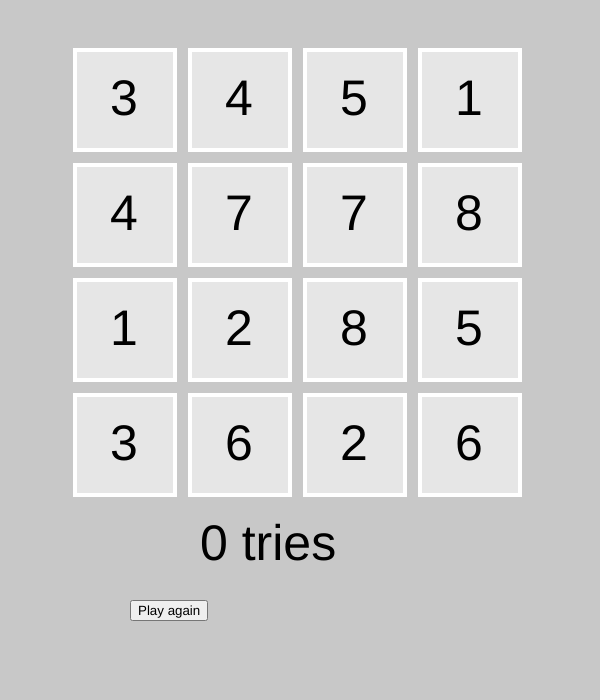
Frame 1 (no input)
Frame 60 (no input): identical to frame 1, image omitted
Frame 120 (the mouse pressed at the canvas centre since frame 60): identical to frame 1, image omitted

The p5.js sketch that drew this single still picture (run headless with seeded random() and noise() and a simulated clock; from frame 60 on, the mouse is pressed at the canvas centre):

// p5.js sketch
// ── sketch.js
var pics = [1, 1, 2, 2, 3, 3, 4, 4, 5, 5, 6, 6, 7, 7, 8, 8];
var picsort = [0, 1, 2, 3, 4, 5, 6, 7, 8];
var rights = [0];
let boxe = [];
let col = 4;
var bol = 0,
  che1 = 0,
  che2 = 0,
  cou = 0,
  newCol = 0,
  level = 8,
    colored = 230;
    nextBox=false;
win = true;

function startIt() {
setTimeout(function(){       colored = 0;
    for (let i = 0; i < boxe.length; i++) {boxe[i].checkIt();}}, 3000);
}

startIt();


function squaresBox() {
  shuffle(pics, true);

  let x = 0,
    y = 0,
    r = 0;
  for (let i = 0; i < 4; i++) {
    for (let j = 0; j < col; j++) {
      let b = new Boxes(75 + x, 50 + y, 100, pics[r]);
      r += 1;
      boxe.push(b);
      x += 115;
    }
    x = 0;
    y += 115;

  }
}




function setup() {

  squaresBox();
  
  buttonNext = createButton('Next level');
  buttonNext.position(-500, 600);
  buttonNext.mousePressed(NextLevel);


  buttonAgain = createButton('Play again');
  buttonAgain.position(430, 600);
  buttonAgain.mousePressed(PlayAgain);

}

function draw() {
  let canv = createCanvas(600 + newCol, 700);
  canv.center("horizontal");

  background(200);
  


  for (let i = 0; i < boxe.length; i++) {
    boxe[i].show();
  }
  

  var r = 0,
    x = 0,
    y = 0;
  for (let i = 0; i < 4; i++) {
    for (let j = 0; j < col; j++) {

      fill(0);
      noStroke();
      textSize(50);
      if (pics[r]>9) {
      text(pics[r], 95 + x, 115 + y);
      } else {text(pics[r], 110 + x, 115 + y);}
      
      r += 1;
      x += 115;

    }
    x = 0;
    y += 115;

  }


  if (rights.length > level) {
    text("Done in " + cou + " tries", 130, 560);
    nextBox = true;
  } else {
    text(cou + " tries", 200, 560);
        nextBox = false;

  }

if (nextBox) {  
    buttonNext.position(100, 600);


} else {
    buttonNext.position(-500, 600);


}

}


class Boxes {
  constructor(x, y, r, valo) {
    this.x = x;
    this.y = y;
    this.r = r;
    this.valo = valo;
    this.clic = true;

    this.brightness = colored;
  }

  clicked(px, py) {
    let d = dist(px, py, this.x + 50, this.y + 50);
    if (d < this.r / 2 && this.clic) {
      this.brightness = 230;
      bol += 1;

      if (bol == 1) {
        che1 = this.valo;
        this.clic = false;
      } else if (bol == 2) {
        che2 = this.valo;
        this.clic = false;
        cou += 1;

        if (che1 == che2) {
          rights.push(che1)
        }

      }


    }
  }

  checkIt() {
    for (let f = 0; f < rights.length; f++) {
      if (this.valo != rights[f]) {
        this.clic = true;
        this.brightness = colored;

      } else {
        this.clic = false;
        this.brightness = 255;
        break;
      }
    }
  }


  show() {
    stroke(255);
    strokeWeight(4);
    fill(this.brightness);
    square(this.x, this.y, this.r);
  }
}

function mousePressed() {
  for (let i = 0; i < boxe.length; i++) {
    boxe[i].clicked(mouseX, mouseY);
  }

  if (bol == 3) {
    for (let i = 0; i < boxe.length; i++) {
      boxe[i].checkIt();
      bol = 0;
      che1 = 0;
      che2 = 0;
    }
  }
}

function NextLevel() {
  newCol += 115;
  col += 1;
  rights = [0];
  win = true;
  cou = 0;
  bol = 0;
  che1 = 0;
  che2 = 0;
  boxe = [];

  level += 1;
  pics.push(level);
  pics.push(level);
  picsort.push(level);
  level += 1;
  pics.push(level);
  pics.push(level);
  picsort.push(level);
        colored = 230;

  squaresBox();

  startIt();

}

function PlayAgain() {
  newCol = 0;
  col = 4;
  boxe = [];

  rights = [0];
  bol = 0;
  che1 = 0;
  che2 = 0;
  cou = 0;
  level = 8;
  win = true;

  pics = [1, 1, 2, 2, 3, 3, 4, 4, 5, 5, 6, 6, 7, 7, 8, 8];
  picsort = [0, 1, 2, 3, 4, 5, 6, 7, 8];
      colored = 230;

  squaresBox();

  startIt();

}
